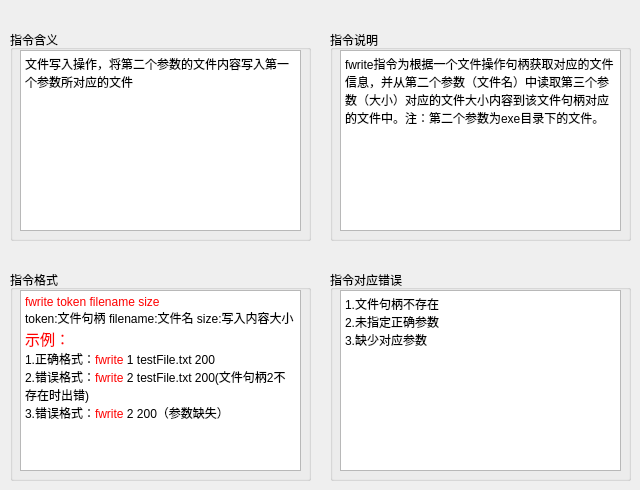
   <widget class="QWidget" name="tab_5">
    <attribute name="title">
     <string>fwrite</string>
    </attribute>
    <widget class="QGroupBox" name="groupBox_9">
     <property name="geometry">
      <rect>
       <x>330</x>
       <y>270</y>
       <width>301</width>
       <height>211</height>
      </rect>
     </property>
     <property name="title">
      <string>指令对应错误</string>
     </property>
     <widget class="QTextBrowser" name="textBrowser_9">
      <property name="geometry">
       <rect>
        <x>10</x>
        <y>20</y>
        <width>281</width>
        <height>181</height>
       </rect>
      </property>
      <property name="html">
       <string>&lt;!DOCTYPE HTML PUBLIC &quot;-//W3C//DTD HTML 4.0//EN&quot; &quot;http://www.w3.org/TR/REC-html40/strict.dtd&quot;&gt;
&lt;html&gt;&lt;head&gt;&lt;meta name=&quot;qrichtext&quot; content=&quot;1&quot; /&gt;&lt;style type=&quot;text/css&quot;&gt;
p, li { white-space: pre-wrap; }
&lt;/style&gt;&lt;/head&gt;&lt;body style=&quot; font-family:'黑体'; font-size:9pt; font-weight:400; font-style:normal;&quot;&gt;
&lt;p style=&quot; margin-top:0px; margin-bottom:0px; margin-left:0px; margin-right:0px; -qt-block-indent:0; text-indent:0px;&quot;&gt;&lt;span style=&quot; font-family:'SimSun';&quot;&gt;1.文件句柄不存在&lt;/span&gt;&lt;/p&gt;
&lt;p style=&quot; margin-top:0px; margin-bottom:0px; margin-left:0px; margin-right:0px; -qt-block-indent:0; text-indent:0px;&quot;&gt;&lt;span style=&quot; font-family:'SimSun';&quot;&gt;2.未指定正确参数&lt;/span&gt;&lt;/p&gt;
&lt;p style=&quot; margin-top:0px; margin-bottom:0px; margin-left:0px; margin-right:0px; -qt-block-indent:0; text-indent:0px;&quot;&gt;&lt;span style=&quot; font-family:'SimSun';&quot;&gt;3.缺少对应参数&lt;/span&gt;&lt;/p&gt;&lt;/body&gt;&lt;/html&gt;</string>
      </property>
     </widget>
    </widget>
    <widget class="QGroupBox" name="groupBox_10">
     <property name="geometry">
      <rect>
       <x>10</x>
       <y>270</y>
       <width>301</width>
       <height>211</height>
      </rect>
     </property>
     <property name="title">
      <string>指令格式</string>
     </property>
     <widget class="QTextBrowser" name="textBrowser_10">
      <property name="geometry">
       <rect>
        <x>10</x>
        <y>20</y>
        <width>281</width>
        <height>181</height>
       </rect>
      </property>
      <property name="html">
       <string>&lt;!DOCTYPE HTML PUBLIC &quot;-//W3C//DTD HTML 4.0//EN&quot; &quot;http://www.w3.org/TR/REC-html40/strict.dtd&quot;&gt;
&lt;html&gt;&lt;head&gt;&lt;meta name=&quot;qrichtext&quot; content=&quot;1&quot; /&gt;&lt;style type=&quot;text/css&quot;&gt;
p, li { white-space: pre-wrap; }
&lt;/style&gt;&lt;/head&gt;&lt;body style=&quot; font-family:'黑体'; font-size:9pt; font-weight:400; font-style:normal;&quot;&gt;
&lt;p style=&quot; margin-top:0px; margin-bottom:0px; margin-left:0px; margin-right:0px; -qt-block-indent:0; text-indent:0px;&quot;&gt;&lt;span style=&quot; font-family:'SimSun'; color:#ff0000;&quot;&gt;fwrite token filename size&lt;/span&gt;&lt;/p&gt;
&lt;p style=&quot; margin-top:0px; margin-bottom:0px; margin-left:0px; margin-right:0px; -qt-block-indent:0; text-indent:0px;&quot;&gt;&lt;span style=&quot; font-family:'SimSun';&quot;&gt;token:文件句柄 filename:文件名 size:写入内容大小&lt;/span&gt;&lt;/p&gt;
&lt;p style=&quot; margin-top:0px; margin-bottom:0px; margin-left:0px; margin-right:0px; -qt-block-indent:0; text-indent:0px;&quot;&gt;&lt;span style=&quot; font-family:'SimSun'; font-size:11pt; color:#ff0000;&quot;&gt;示例：&lt;/span&gt;&lt;/p&gt;
&lt;p style=&quot; margin-top:0px; margin-bottom:0px; margin-left:0px; margin-right:0px; -qt-block-indent:0; text-indent:0px;&quot;&gt;&lt;span style=&quot; font-family:'SimSun';&quot;&gt;1.正确格式：&lt;/span&gt;&lt;span style=&quot; font-family:'SimSun'; color:#ff0000;&quot;&gt;fwrite&lt;/span&gt;&lt;span style=&quot; font-family:'SimSun';&quot;&gt; 1 testFile.txt 200&lt;/span&gt;&lt;/p&gt;
&lt;p style=&quot; margin-top:0px; margin-bottom:0px; margin-left:0px; margin-right:0px; -qt-block-indent:0; text-indent:0px;&quot;&gt;&lt;span style=&quot; font-family:'SimSun';&quot;&gt;2.错误格式：&lt;/span&gt;&lt;span style=&quot; font-family:'SimSun'; color:#ff0000;&quot;&gt;fwrite&lt;/span&gt;&lt;span style=&quot; font-family:'SimSun';&quot;&gt; 2 testFile.txt 200(文件句柄2不存在时出错)&lt;/span&gt;&lt;/p&gt;
&lt;p style=&quot; margin-top:0px; margin-bottom:0px; margin-left:0px; margin-right:0px; -qt-block-indent:0; text-indent:0px;&quot;&gt;&lt;span style=&quot; font-family:'SimSun';&quot;&gt;3.错误格式：&lt;/span&gt;&lt;span style=&quot; font-family:'SimSun'; color:#ff0000;&quot;&gt;fwrite&lt;/span&gt;&lt;span style=&quot; font-family:'SimSun';&quot;&gt; 2 200（参数缺失）&lt;/span&gt;&lt;/p&gt;&lt;/body&gt;&lt;/html&gt;</string>
      </property>
     </widget>
    </widget>
    <widget class="QGroupBox" name="groupBox_11">
     <property name="geometry">
      <rect>
       <x>330</x>
       <y>30</y>
       <width>301</width>
       <height>211</height>
      </rect>
     </property>
     <property name="title">
      <string>指令说明</string>
     </property>
     <widget class="QTextBrowser" name="textBrowser_11">
      <property name="geometry">
       <rect>
        <x>10</x>
        <y>20</y>
        <width>281</width>
        <height>181</height>
       </rect>
      </property>
      <property name="html">
       <string>&lt;!DOCTYPE HTML PUBLIC &quot;-//W3C//DTD HTML 4.0//EN&quot; &quot;http://www.w3.org/TR/REC-html40/strict.dtd&quot;&gt;
&lt;html&gt;&lt;head&gt;&lt;meta name=&quot;qrichtext&quot; content=&quot;1&quot; /&gt;&lt;style type=&quot;text/css&quot;&gt;
p, li { white-space: pre-wrap; }
&lt;/style&gt;&lt;/head&gt;&lt;body style=&quot; font-family:'黑体'; font-size:9pt; font-weight:400; font-style:normal;&quot;&gt;
&lt;p style=&quot; margin-top:0px; margin-bottom:0px; margin-left:0px; margin-right:0px; -qt-block-indent:0; text-indent:0px;&quot;&gt;&lt;span style=&quot; font-family:'SimSun';&quot;&gt;fwrite指令为根据一个文件操作句柄获取对应的文件信息，并从第二个参数（文件名）中读取第三个参数（大小）对应的文件大小内容到该文件句柄对应的文件中。注：第二个参数为exe目录下的文件。&lt;/span&gt;&lt;/p&gt;&lt;/body&gt;&lt;/html&gt;</string>
      </property>
     </widget>
    </widget>
    <widget class="QGroupBox" name="groupBox_12">
     <property name="geometry">
      <rect>
       <x>10</x>
       <y>30</y>
       <width>301</width>
       <height>211</height>
      </rect>
     </property>
     <property name="title">
      <string>指令含义</string>
     </property>
     <widget class="QTextBrowser" name="textBrowser_12">
      <property name="geometry">
       <rect>
        <x>10</x>
        <y>20</y>
        <width>281</width>
        <height>181</height>
       </rect>
      </property>
      <property name="html">
       <string>&lt;!DOCTYPE HTML PUBLIC &quot;-//W3C//DTD HTML 4.0//EN&quot; &quot;http://www.w3.org/TR/REC-html40/strict.dtd&quot;&gt;
&lt;html&gt;&lt;head&gt;&lt;meta name=&quot;qrichtext&quot; content=&quot;1&quot; /&gt;&lt;style type=&quot;text/css&quot;&gt;
p, li { white-space: pre-wrap; }
&lt;/style&gt;&lt;/head&gt;&lt;body style=&quot; font-family:'黑体'; font-size:9pt; font-weight:400; font-style:normal;&quot;&gt;
&lt;p style=&quot; margin-top:0px; margin-bottom:0px; margin-left:0px; margin-right:0px; -qt-block-indent:0; text-indent:0px;&quot;&gt;&lt;span style=&quot; font-family:'SimSun';&quot;&gt;文件写入操作，将第二个参数的文件内容写入第一个参数所对应的文件&lt;/span&gt;&lt;/p&gt;&lt;/body&gt;&lt;/html&gt;</string>
      </property>
     </widget>
    </widget>
   </widget>
